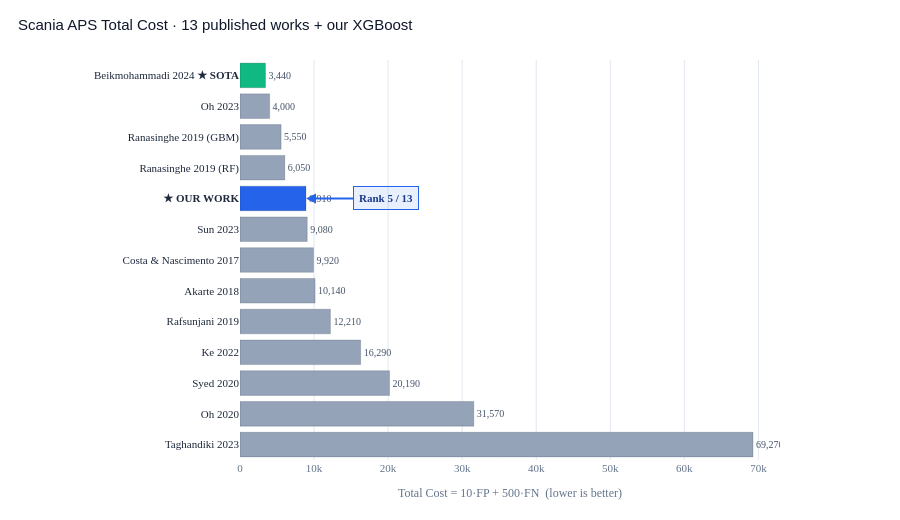

Notebook code cell kept with this figure:
### Markdown cell above
## Block 8   — Comparison vs published baselines

### Code cell
import plotly.graph_objects as go

published_baselines = [
    {'study': 'Taghandiki 2023',         'method': 'DNN',                          'fp':  77, 'fn': 137,   'cost': 69270, 'year': 2023, 'note': 'mean imputation, no class balancing'},
    {'study': 'Oh 2020',                 'method': 'GPR + DNN',                    'fp': 207, 'fn':  59,   'cost': 31570, 'year': 2020, 'note': 'GAN oversampling'},
    {'study': 'Syed 2020',               'method': 'Linear Classifier',            'fp': 519, 'fn':  30,   'cost': 20190, 'year': 2020, 'note': 'KNN imputation, AUC max'},
    {'study': 'Ke 2022',                 'method': 'LSTM',                         'fp': 229, 'fn':  28,   'cost': 16290, 'year': 2022, 'note': 'sequential learning'},
    {'study': 'Rafsunjani 2019',         'method': 'Random Forest',                'fp': 771, 'fn':   9,   'cost': 12210, 'year': 2019, 'note': 'best of imputation comparison'},
    {'study': 'Akarte 2018',             'method': 'XGBoost',                      'fp': 414, 'fn':  12,   'cost': 10140, 'year': 2018, 'note': 'median imputation, class weights'},
    {'study': 'Costa & Nascimento 2017', 'method': 'IDA 2016 winner',              'fp': None,'fn': None,  'cost':  9920, 'year': 2017, 'note': 'Industrial Challenge winner'},
    {'study': 'Sun 2023',                'method': 'Siamese NN',                   'fp': 608, 'fn':   6,   'cost':  9080, 'year': 2023, 'note': 'contrastive learning, multi-shot voting'},
    {'study': 'Ranasinghe 2019 (RF)',    'method': 'Random Forest + CGAN',         'fp': 405, 'fn':   4,   'cost':  6050, 'year': 2019, 'note': 'conditional GAN oversampling'},
    {'study': 'Ranasinghe 2019 (GBM)',   'method': 'Gradient Boosting + CGAN',     'fp': 255, 'fn':   6,   'cost':  5550, 'year': 2019, 'note': 'conditional GAN oversampling'},
    {'study': 'Oh 2023',                 'method': 'Quantum DNN',                  'fp':   0, 'fn':   8,   'cost':  4000, 'year': 2023, 'note': 'quantum mech-based missing value est.'},
    {'study': 'Beikmohammadi 2024',      'method': 'Cost-Sensitive Transformer',   'fp':   4, 'fn':   7,   'cost':  3440, 'year': 2024, 'note': 'SVM-SMOTE + Repeated ENN + Focal Loss', 'sota': True},
]

our_result = {
    'study': 'OUR WORK (XGBoost + threshold)',
    'method': 'XGBoost binary + cost-sensitive threshold',
    'fp': int(optimal_fp),
    'fn': int(optimal_fn),
    'cost': int(optimal_cost),
    'year': 2026,
    'note': 'no resampling, only threshold tuning',
}

# Sort ASCENDING by cost (lowest cost = best, sits at top of bar chart)
all_results = sorted(published_baselines + [our_result], key=lambda x: x['cost'])

print(f"{'Rank':<5} {'Study':<32} {'Method':<32} {'FP':>6} {'FN':>6} {'Cost':>8}")
print("-" * 95)
for i, r in enumerate(all_results, 1):
    is_us   = 'OUR WORK' in r['study']
    is_sota = r.get('sota', False)
    marker = ' ★' if is_sota else (' ←' if is_us else '')
    fp_str = f"{r['fp']:>6}" if r['fp'] is not None else f"{'—':>6}"
    fn_str = f"{r['fn']:>6}" if r['fn'] is not None else f"{'—':>6}"
    print(f"  {i:<3} {r['study']:<32} {r['method']:<32} {fp_str} {fn_str} {r['cost']:>7,}{marker}")

our_rank = next(i for i, r in enumerate(all_results, 1) if 'OUR WORK' in r['study'])
print(f"\nOur rank: {our_rank} / {len(all_results)}")
print(f"Beats:    {len([r for r in all_results if r['cost'] > our_result['cost']])} prior works")
print(f"Outranked by: {len([r for r in all_results if r['cost'] < our_result['cost']])} works")

plot_order = list(reversed(all_results))

labels  = []
costs_v = []
colors  = []
hover   = []
for r in plot_order:
    label = r['study']
    if 'OUR WORK' in r['study']:
        label = f"<b>★ OUR WORK</b>"
        color = '#2563EB'
    elif r.get('sota', False):
        label = f"{r['study']} <b>★ SOTA</b>"
        color = '#10B981'
    else:
        color = '#94A3B8'

    fp_h = r['fp'] if r['fp'] is not None else '—'
    fn_h = r['fn'] if r['fn'] is not None else '—'
    h = (f"<b>{r['study']}</b><br>"
         f"Method: {r['method']}<br>"
         f"Year: {r['year']}<br><br>"
         f"Total Cost = <b>{r['cost']:,}</b><br>"
         f"FP = {fp_h}<br>FN = {fn_h}<br><br>"
         f"<i>{r['note']}</i>")

    labels.append(label)
    costs_v.append(r['cost'])
    colors.append(color)
    hover.append(h)

fig = go.Figure()
fig.add_trace(go.Bar(
    x=costs_v,
    y=labels,
    orientation='h',
    marker=dict(color=colors, line=dict(color='rgba(15,23,42,0.18)', width=1)),
    text=[f'{c:,}' for c in costs_v],
    textposition='outside',
    textfont=dict(family='JetBrains Mono', size=10, color='#475569'),
    hovertemplate='%{customdata}<extra></extra>',
    customdata=hover,
))

# Annotation for our rank
fig.add_annotation(
    x=our_result['cost'], y=labels[next(i for i, r in enumerate(plot_order) if 'OUR WORK' in r['study'])],
    text=f"<b>Rank {our_rank} / {len(all_results)}</b>",
    showarrow=True, arrowhead=2, arrowcolor='#2563EB', arrowwidth=2,
    ax=80, ay=0,
    bgcolor='rgba(37,99,235,0.1)', bordercolor='#2563EB', borderwidth=1, borderpad=5,
    font=dict(family='Plus Jakarta Sans', size=11, color='#1E3A8A'),
)

fig.update_layout(
    title=dict(
        text='Scania APS Total Cost · 13 published works + our XGBoost',
        font=dict(family='Plus Jakarta Sans, sans-serif', size=15, color='#0F172A'),
        x=0.02, xanchor='left',
    ),
    xaxis=dict(
        title=dict(text='Total Cost = 10·FP + 500·FN  (lower is better)',
                   font=dict(family='Plus Jakarta Sans', size=12, color='#64748B')),
        tickfont=dict(family='JetBrains Mono', size=11, color='#64748B'),
        gridcolor='#E2E8F0', showline=False, zeroline=False,
    ),
    yaxis=dict(
        tickfont=dict(family='Plus Jakarta Sans', size=11, color='#1E293B'),
        showgrid=False,
    ),
    paper_bgcolor='rgba(0,0,0,0)',
    plot_bgcolor='rgba(0,0,0,0)',
    margin=dict(l=240, r=120, t=60, b=60),
    height=520,
    showlegend=False,
    font=dict(family='Plus Jakarta Sans, sans-serif'),
    hoverlabel=dict(bgcolor='#0F172A', bordercolor='#0F172A',
                    font=dict(family='Plus Jakarta Sans', size=12, color='white'), align='left'),
)

plot_json_path = OUTPUTS_DIR / 'data' / 'aps_05_baseline_comparison_plot.json'
plot_json_path.write_text(fig.to_json(), encoding='utf-8')
print(f"\nPlotly JSON: {plot_json_path.name}  ({plot_json_path.stat().st_size / 1024:.1f} KB)")

png_path = OUTPUTS_DIR / 'plots' / 'aps_05_baseline_comparison.png'
try:
    fig.write_image(png_path, width=1100, height=560, scale=2)
    print(f"PNG:         {png_path.name}  ({png_path.stat().st_size / 1024:.1f} KB)")
except Exception as e:
    print(f"PNG export skipped — pip install -U kaleido  ({type(e).__name__})")

fig.show()

baselines_data = {
    'our_result': our_result,
    'published_baselines': published_baselines,
    'our_rank': int(our_rank),
    'total_baselines_compared': len(all_results),
    'beats': len([r for r in all_results if r['cost'] > our_result['cost']]),
    'outranked_by': len([r for r in all_results if r['cost'] < our_result['cost']]),
    'sota_reference': {
        'study': 'Beikmohammadi 2024',
        'paper': 'A Cost-Sensitive Transformer Model for Prognostics Under Highly Imbalanced Industrial Data',
        'arxiv': '2402.08611',
        'cost': 3440,
        'method': 'Transformer + Bayesian Ridge imputer + SVM-SMOTE + Repeated ENN + Focal Loss',
    },
}

### Figure 1 — Plotly figure (JSON) as saved in the notebook; plotly's stock layout.template omitted (floating-point values rounded to 4 significant figures)
{"data": [{"customdata": ["<b>Taghandiki 2023</b><br>Method: DNN<br>Year: 2023<br><br>Total Cost = <b>69,270</b><br>FP = 77<br>FN = 137<br><br><i>mean imputation, no class balancing</i>", "<b>Oh 2020</b><br>Method: GPR + DNN<br>Year: 2020<br><br>Total Cost = <b>31,570</b><br>FP = 207<br>FN = 59<br><br><i>GAN oversampling</i>", "<b>Syed 2020</b><br>Method: Linear Classifier<br>Year: 2020<br><br>Total Cost = <b>20,190</b><br>FP = 519<br>FN = 30<br><br><i>KNN imputation, AUC max</i>", "<b>Ke 2022</b><br>Method: LSTM<br>Year: 2022<br><br>Total Cost = <b>16,290</b><br>FP = 229<br>FN = 28<br><br><i>sequential learning</i>", "<b>Rafsunjani 2019</b><br>Method: Random Forest<br>Year: 2019<br><br>Total Cost = <b>12,210</b><br>FP = 771<br>FN = 9<br><br><i>best of imputation comparison</i>", "<b>Akarte 2018</b><br>Method: XGBoost<br>Year: 2018<br><br>Total Cost = <b>10,140</b><br>FP = 414<br>FN = 12<br><br><i>median imputation, class weights</i>", "<b>Costa & Nascimento 2017</b><br>Method: IDA 2016 winner<br>Year: 2017<br><br>Total Cost = <b>9,920</b><br>FP = —<br>FN = —<br><br><i>Industrial Challenge winner</i>", "<b>Sun 2023</b><br>Method: Siamese NN<br>Year: 2023<br><br>Total Cost = <b>9,080</b><br>FP = 608<br>FN = 6<br><br><i>contrastive learning, multi-shot voting</i>", "<b>OUR WORK (XGBoost + threshold)</b><br>Method: XGBoost binary + cost-sensitive threshold<br>Year: 2026<br><br>Total Cost = <b>8,910</b><br>FP = 491<br>FN = 8<br><br><i>no resampling, only threshold tuning</i>", "<b>Ranasinghe 2019 (RF)</b><br>Method: Random Forest + CGAN<br>Year: 2019<br><br>Total Cost = <b>6,050</b><br>FP = 405<br>FN = 4<br><br><i>conditional GAN oversampling</i>", "<b>Ranasinghe 2019 (GBM)</b><br>Method: Gradient Boosting + CGAN<br>Year: 2019<br><br>Total Cost = <b>5,550</b><br>FP = 255<br>FN = 6<br><br><i>conditional GAN oversampling</i>", "<b>Oh 2023</b><br>Method: Quantum DNN<br>Year: 2023<br><br>Total Cost = <b>4,000</b><br>FP = 0<br>FN = 8<br><br><i>quantum mech-based missing value est.</i>", "<b>Beikmohammadi 2024</b><br>Method: Cost-Sensitive Transformer<br>Year: 2024<br><br>Total Cost = <b>3,440</b><br>FP = 4<br>FN = 7<br><br><i>SVM-SMOTE + Repeated ENN + Focal Loss</i>"], "hovertemplate": "%{customdata}<extra></extra>", "marker": {"color": ["#94A3B8", "#94A3B8", "#94A3B8", "#94A3B8", "#94A3B8", "#94A3B8", "#94A3B8", "#94A3B8", "#2563EB", "#94A3B8", "#94A3B8", "#94A3B8", "#10B981"], "line": {"color": "rgba(15,23,42,0.18)", "width": 1}}, "orientation": "h", "text": ["69,270", "31,570", "20,190", "16,290", "12,210", "10,140", "9,920", "9,080", "8,910", "6,050", "5,550", "4,000", "3,440"], "textfont": {"color": "#475569", "family": "JetBrains Mono", "size": 10}, "textposition": "outside", "type": "bar", "x": [69270, 31570, 20190, 16290, 12210, 10140, 9920, 9080, 8910, 6050, 5550, 4000, 3440], "y": ["Taghandiki 2023", "Oh 2020", "Syed 2020", "Ke 2022", "Rafsunjani 2019", "Akarte 2018", "Costa & Nascimento 2017", "Sun 2023", "<b>★ OUR WORK</b>", "Ranasinghe 2019 (RF)", "Ranasinghe 2019 (GBM)", "Oh 2023", "Beikmohammadi 2024 <b>★ SOTA</b>"]}], "layout": {"annotations": [{"arrowcolor": "#2563EB", "arrowhead": 2, "arrowwidth": 2, "ax": 80, "ay": 0, "bgcolor": "rgba(37,99,235,0.1)", "bordercolor": "#2563EB", "borderpad": 5, "borderwidth": 1, "font": {"color": "#1E3A8A", "family": "Plus Jakarta Sans", "size": 11}, "showarrow": true, "text": "<b>Rank 5 / 13</b>", "x": 8910, "y": "<b>★ OUR WORK</b>"}], "font": {"family": "Plus Jakarta Sans, sans-serif"}, "height": 520, "hoverlabel": {"align": "left", "bgcolor": "#0F172A", "bordercolor": "#0F172A", "font": {"color": "white", "family": "Plus Jakarta Sans", "size": 12}}, "margin": {"b": 60, "l": 240, "r": 120, "t": 60}, "paper_bgcolor": "rgba(0,0,0,0)", "plot_bgcolor": "rgba(0,0,0,0)", "showlegend": false, "title": {"font": {"color": "#0F172A", "family": "Plus Jakarta Sans, sans-serif", "size": 15}, "text": "Scania APS Total Cost · 13 published works + our XGBoost", "x": 0.02, "xanchor": "left"}, "xaxis": {"gridcolor": "#E2E8F0", "showline": false, "tickfont": {"color": "#64748B", "family": "JetBrains Mono", "size": 11}, "title": {"font": {"color": "#64748B", "family": "Plus Jakarta Sans", "size": 12}, "text": "Total Cost = 10·FP + 500·FN  (lower is better)"}, "zeroline": false}, "yaxis": {"showgrid": false, "tickfont": {"color": "#1E293B", "family": "Plus Jakarta Sans", "size": 11}}}}
